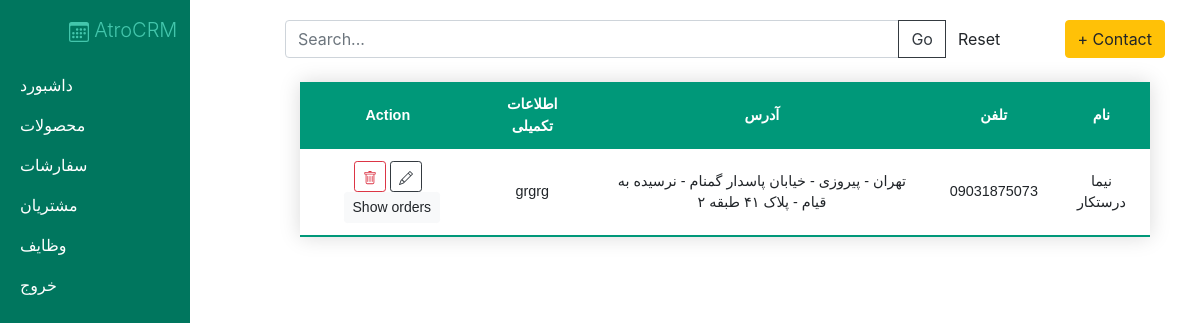
Screenshot of /contacts/ (signed in) with the database file from the repository.
### crm/models.py (models this page shows, shortened)
class Customer(models.Model):
    name = models.CharField(max_length=200, null=True,verbose_name = "نام")
    phone = models.CharField(max_length=200, null=True,verbose_name = "تلفن")
    additional_information = models.TextField(max_length=1000,null=True, blank=True,verbose_name = "اطلاعات تکمیلی")
    address = models.CharField(max_length=200, null=True,verbose_name = "آدرس")
    date_created = models.DateField(auto_now_add=True, null=True)

### crm/views.py (the view)
# urls.py: path('contacts/', views.contacts, name="contacts"),
@login_required
def contacts(request):
    req = request.GET.get('search',None)
    if req is not None:
        query = request.GET.get('search')
        customers = Customer.objects.filter(Q(name__icontains=query) | Q(additional_information__icontains=query)
        | Q(phone__icontains=query)
        | Q(address__icontains=query))
    else:
        customers = Customer.objects.all()
    return render(request,'crm/contacts.html',{'customers':customers})

### crm/templates/crm/contacts.html (shortened to what this page needs)
{% extends 'crm/main.html' %}
{% block content %}
<div class="row">
  <div class="col-10">
    <form action="{% url 'contacts' %}" method="GET">
      <div class="input-group">
        <input type="text" class="form-control" name="search" id="id_search" placeholder="Search...">
        <div class="input-group-append">
          <input class="btn btn-outline-dark" type="submit" value="Go" />
          <a class="btn" href="{% url 'contacts' %}" type="button">Reset</a>
        </div>
      </div>
    </form>
  </div>
  <div class="col  d-flex justify-content-end">
    <a class="btn btn-warning" href="{% url 'add_contact' %}">+ Contact</a>
  </div>
</div>
<div class="container w-100 d-flex justify-content-center mt-4" dir="rtl" align="right">
  <table class="my-table w-100 text-center">
    <thead>
      <tr class="text-center">
        <th scope="col">نام</th>
        <th scope="col">تلفن</th>
        <th scope="col">آدرس</th>
        <th scope="col">اطلاعات تکمیلی</th>
        <th scope="col">Action</th>
      </tr>
    </thead>
    <tbody>
      {% for c in customers %}
      <tr>
        <td>{{ c.name }}</td>
        <td>{{ c.phone }}</td>
        <td>{{ c.address }}</td>
        <td class="text-break">{{ c.additional_information }}</td>
        <td>
          <a class="btn btn-sm btn-outline-dark" href="{% url 'update_contact' c.id %}"></a>
          <a class="btn btn-sm btn-outline-danger" href="{% url 'delete_contact' c.id %}"></a>
          <a type="button" class="btn btn-sm btn-light ml-2" href="{% url 'customer_orders' c.id %}">Show orders</a>
        </td>
      </tr>
      {% endfor %}
    </tbody>
  </table>
</div>
{% endblock content %}

### static/css/main.css (style rules this page uses)
.my-table { border-collapse: collapse; font-size: 0.9em; font-family: sans-serif; min-width: 400px; box-shadow: 0 0 20px rgba(0, 0, 0, 0.15); }
.my-table thead tr { background-color: #009879; color: #ffffff; text-align: left; }
.my-table th, .my-table td { padding: 12px 15px; }
.my-table tbody tr { border-bottom: 1px solid #dddddd; }
.my-table tbody tr:last-of-type { border-bottom: 2px solid #009879; }

### rows the page displays
Customer: name "نیما درستکار", phone "09031875073", address "تهران - پیروزی - خیابان پاسدار گمنام - نرسیده به قیام - پلاک ۴۱ طبقه ۲", additional_information "grgrg"
